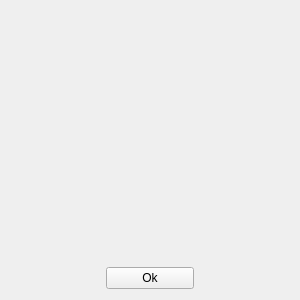
<?xml version="1.0" encoding="UTF-8"?>
<ui version="4.0">
 <class>EndOfGameWidget</class>
 <widget class="QWidget" name="EndOfGameWidget">
  <property name="geometry">
   <rect>
    <x>0</x>
    <y>0</y>
    <width>300</width>
    <height>300</height>
   </rect>
  </property>
  <property name="sizePolicy">
   <sizepolicy hsizetype="Minimum" vsizetype="Preferred">
    <horstretch>0</horstretch>
    <verstretch>0</verstretch>
   </sizepolicy>
  </property>
  <property name="minimumSize">
   <size>
    <width>300</width>
    <height>300</height>
   </size>
  </property>
  <property name="maximumSize">
   <size>
    <width>500</width>
    <height>500</height>
   </size>
  </property>
  <property name="windowTitle">
   <string>endOfGameWidget</string>
  </property>
  <layout class="QGridLayout" name="gridLayout">
   <item row="1" column="1">
    <widget class="QPushButton" name="okButton">
     <property name="text">
      <string>Ok</string>
     </property>
    </widget>
   </item>
   <item row="0" column="0" colspan="3">
    <widget class="QLabel" name="label">
     <property name="maximumSize">
      <size>
       <width>500</width>
       <height>500</height>
      </size>
     </property>
     <property name="text">
      <string/>
     </property>
     <property name="alignment">
      <set>Qt::AlignCenter</set>
     </property>
    </widget>
   </item>
  </layout>
 </widget>
 <layoutdefault spacing="6" margin="11"/>
 <resources/>
 <connections/>
</ui>
